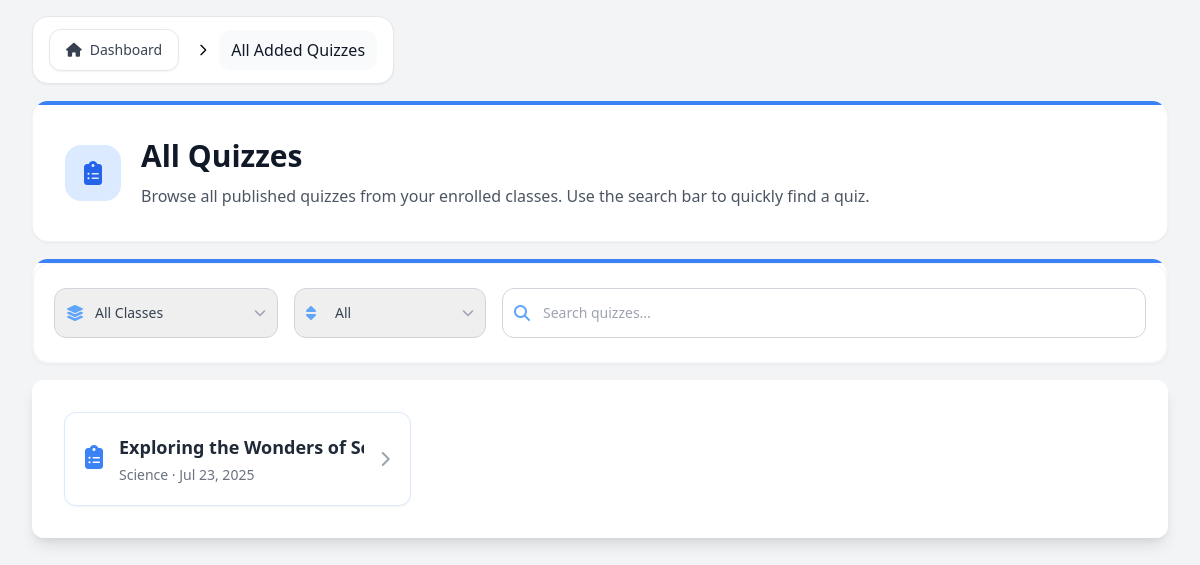
The page /Students/Contents/Pages/dashboardAllQuizzes.php (signed in) on the database as committed earlier.
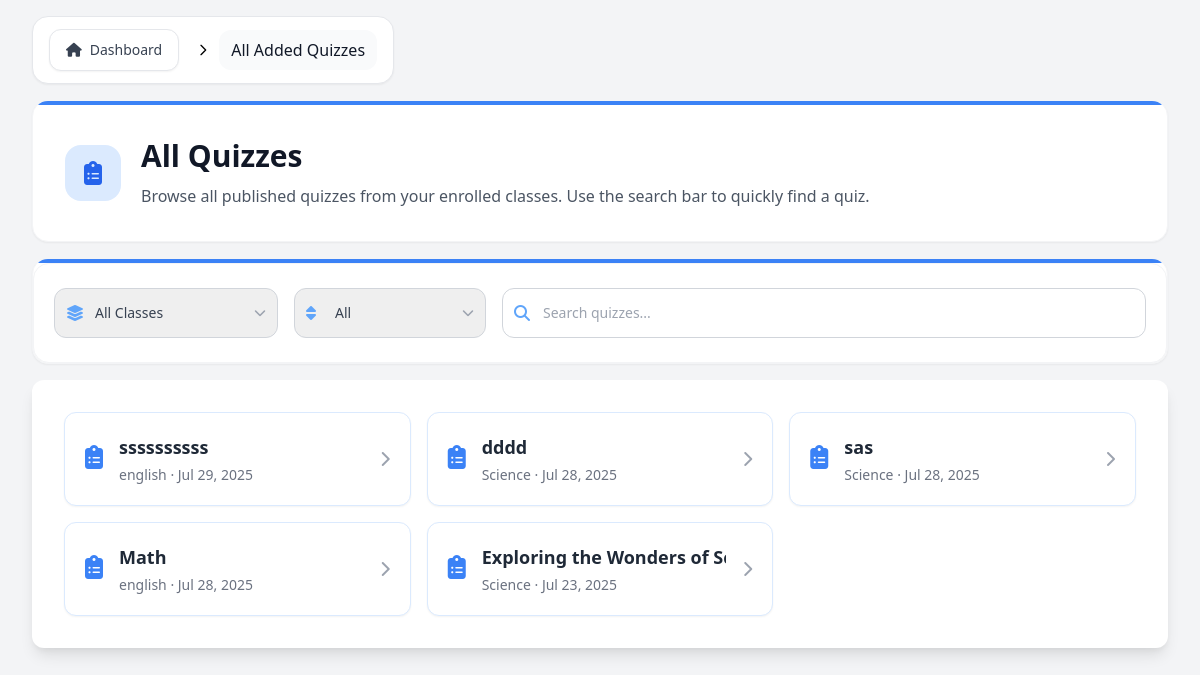
The same page on the database as committed later.
### tables this page shows
CREATE TABLE `quizzes_tb` (
  `quiz_id` int(11) NOT NULL,
  `class_id` int(11) NOT NULL,
  `th_id` varchar(255) NOT NULL,
  `quiz_title` varchar(255) NOT NULL,
  `quiz_description` text DEFAULT NULL,
  `quiz_topic` varchar(255) DEFAULT NULL,
  `time_limit` int(11) NOT NULL DEFAULT 30,
  `points_per_question` int(11) NOT NULL DEFAULT 1,
  `shuffle_questions` tinyint(1) NOT NULL DEFAULT 0,
  `show_results` tinyint(1) NOT NULL DEFAULT 1,
  `allow_retakes` tinyint(1) NOT NULL DEFAULT 0,
  `status` enum('draft','published','archived') NOT NULL DEFAULT 'draft',
  `created_at` timestamp NOT NULL DEFAULT current_timestamp(),
  `updated_at` timestamp NOT NULL DEFAULT current_timestamp() ON UPDATE current_timestamp(),
  `parent_quiz_id` int(11) DEFAULT NULL
);

CREATE TABLE `teacher_classes_tb` (
  `class_id` int(11) NOT NULL,
  `th_id` varchar(255) NOT NULL,
  `class_name` varchar(255) NOT NULL,
  `class_code` varchar(10) NOT NULL,
  `class_description` text DEFAULT NULL,
  `grade_level` varchar(20) NOT NULL,
  `strand` varchar(50) DEFAULT NULL,
  `status` enum('active','inactive','archived') NOT NULL DEFAULT 'active',
  `created_at` timestamp NOT NULL DEFAULT current_timestamp(),
  `updated_at` timestamp NOT NULL DEFAULT current_timestamp() ON UPDATE current_timestamp()
);

### Students/Functions/studentDashboardFunction.php (called while the page is built, shortened)
<?php
include_once '../../../Connection/conn.php';
$user_email = $_SESSION['user_email'];
$studentId = null;
$query = "SELECT st_id FROM students_profiles_tb WHERE st_email = ?";
$stmt = $conn->prepare($query);
$stmt->bind_param("s", $user_email);
$stmt->execute();
$result = $stmt->get_result();
if ($result->num_rows > 0) {
    $row = $result->fetch_assoc();
    $studentId = $row['st_id'];
}
function getSubjectFromClassName($className) {
    $classNameLower = strtolower($className);
    $subjectKeywords = [
        'english' => 'English',
        'math' => 'Math',
        'science' => 'Science',
        'history' => 'History',
        'arts' => 'Arts',
        'pe' => 'PE',
        'ict' => 'ICT',
        'home economics' => 'Home Economics',
    ];
    foreach ($subjectKeywords as $keyword => $subject) {
        if (strpos($classNameLower, $keyword) !== false) {
            return $subject;
        }
    }
    return 'Default';
}
$enrolledClasses = [];
if ($studentId) {
    $classQuery = "SELECT
                       tc.*,
                       (SELECT COUNT(DISTINCT ce.st_id) FROM class_enrollments_tb ce WHERE ce.class_id = tc.class_id AND ce.status = 'active') AS student_count,
                       (SELECT COUNT(q.quiz_id) FROM quizzes_tb q WHERE q.class_id = tc.class_id AND q.status = 'published') AS quiz_count
                   FROM teacher_classes_tb tc
                   INNER JOIN class_enrollments_tb ce_main ON tc.class_id = ce_main.class_id
                   WHERE ce_main.st_id = ? AND tc.status = 'active'
                   ORDER BY tc.created_at DESC";
    $classStmt = $conn->prepare($classQuery);
    $classStmt->bind_param("s", $studentId);
    $classStmt->execute();
    $classResult = $classStmt->get_result();
    while ($class = $classResult->fetch_assoc()) {
        $class['class_subject'] = getSubjectFromClassName($class['class_name']);
        $enrolledClasses[] = $class;
    }
}
if ($studentId) {
    $classIds = [];
    foreach ($enrolledClasses as $class) {
        $classIds[] = $class['class_id'];
    }
    if (!empty($classIds)) {
        $classIdsStr = implode(',', array_map('intval', $classIds));
    }
}
if (!empty($classIds)) {
    $quizQuery = "SELECT q.quiz_id, q.quiz_title, q.class_id, q.created_at, tc.class_name
                  FROM quizzes_tb q
                  JOIN teacher_classes_tb tc ON q.class_id = tc.class_id
                  WHERE q.class_id IN ($classIdsStr) AND q.status = 'published'
                  ORDER BY q.created_at DESC
                  LIMIT 5";
    $quizResult = $conn->query($quizQuery);
}
?>

### Students/Contents/Dashboard/dashboardQuizzesIncludes/dashboardQuizzesList.php (the view, shortened to what this page needs)
<div class="bg-white shadow-lg rounded-xl p-6 sm:p-8">
    <?php if ($totalItems): ?>
        <ul id="quizList" class="grid grid-cols-1 sm:grid-cols-2 lg:grid-cols-3 gap-4">
            <?php
            foreach ($paginatedQuizzes as $quiz):
            ?>
                <li>
                    <a href="../Pages/classDetails.php?class_id=<?php echo $quiz['class_id']; ?>#quiz-<?php echo $quiz['quiz_id']; ?>"
                        class="quiz-card flex items-center gap-4 bg-white hover:bg-gray-100 rounded-xl p-5 transition-all duration-200 ease-in-out group border border-blue-100 shadow-sm h-full">
                        <div class="flex-shrink-0">
                            <i class="fas fa-clipboard-list text-blue-500 text-2xl"></i>
                        </div>
                        <div class="flex-1 min-w-0">
                            <div class="text-lg font-semibold text-gray-800 group-hover:text-blue-700 transition-colors duration-200 truncate flex items-center gap-2">
                                <?php echo htmlspecialchars($quiz['quiz_title']); ?>
                            </div>
                            <div class="text-sm text-gray-500 mt-1 truncate">
                                <?php echo htmlspecialchars($quiz['class_name']); ?> &middot; <?php echo date('M d, Y', strtotime($quiz['created_at'])); ?>
                            </div>
                        </div>
                        <i class="fas fa-chevron-right text-gray-400 group-hover:text-blue-600 transition-colors duration-200 ml-auto"></i>
                    </a>
                </li>
            <?php endforeach; ?>
        </ul>
</div>
<?php endif; ?>

### Students/Contents/Pages/dashboardAllQuizzes.php (shortened to what this page needs)
<?php
include '../../Functions/studentDashboardFunction.php';
$allQuizzes = [];
if (!empty($classIds)) {
    $quizQuery = "SELECT q.quiz_id, q.quiz_title, q.class_id, q.created_at, tc.class_name
                  FROM quizzes_tb q
                  JOIN teacher_classes_tb tc ON q.class_id = tc.class_id
                  WHERE q.class_id IN ($classIdsStr) AND q.status = 'published'
                  ORDER BY q.created_at DESC";
    $quizResult = $conn->query($quizQuery);
    while ($quiz = $quizResult->fetch_assoc()) {
        $allQuizzes[] = $quiz;
    }
}
$classFilter = isset($_GET['class_id_filter']) ? $_GET['class_id_filter'] : '';
$sort = isset($_GET['sort']) ? $_GET['sort'] : '';
$itemsPerPage = 15;
$totalItems = count($allQuizzes);
$page = isset($_GET['page']) ? max(1, intval($_GET['page'])) : 1;
$startIndex = ($page - 1) * $itemsPerPage;
$paginatedQuizzes = array_slice($allQuizzes, $startIndex, $itemsPerPage);
?>
<!DOCTYPE html>
<html>
<head>
    <link href="https://cdn.jsdelivr.net/npm/tailwindcss@2.2.19/dist/tailwind.min.css" rel="stylesheet">
    <link rel="stylesheet" href="https://cdnjs.cloudflare.com/ajax/libs/font-awesome/6.4.2/css/all.min.css">
</head>
<body class="bg-gray-100 min-h-screen font-sans antialiased">
    <div class="max-w-8xl mx-auto py-4 px-4 sm:px-6 lg:px-8">
        <?php include "../Dashboard/dashboardQuizzesIncludes/dashboardQuizzesBreadcrumb.php" ?>
        <?php include "../Dashboard/dashboardQuizzesIncludes/dashboardQuizzesHeader.php" ?>
        <?php include "../Dashboard/dashboardQuizzesIncludes/dashboardQuizzesSearchFilter.php" ?>
        <?php include "../Dashboard/dashboardQuizzesIncludes/dashboardQuizzesList.php" ?>
    </div>
</body>
</html>

### Students/Contents/Dashboard/dashboardQuizzesIncludes/dashboardQuizzesBreadcrumb.php
<nav class="flex mb-4" aria-label="Breadcrumb">
    <div class="bg-white backdrop-blur-sm rounded-2xl border border-gray-100/60 shadow-sm px-4 py-3">
        <ol class="inline-flex items-center space-x-1 md:space-x-2">
            <li>
                <div class="flex items-center space-x-3">
                    <a href="../Dashboard/studentDashboard.php" class="bg-white hover:bg-gray-50 text-gray-700 px-4 py-2.5 rounded-xl flex items-center text-sm font-medium transition-all duration-200 shadow-sm hover:shadow-md border border-gray-400/50">
                        <i class="fas fa-home mr-2"></i> Dashboard
                    </a>
                </div>
            </li>
            <li>
                <div class="flex items-center">
                    <svg class="w-4 h-4 text-black mx-2" fill="none" stroke="currentColor" viewBox="0 0 24 24">
                        <path stroke-linecap="round" stroke-linejoin="round" stroke-width="2" d="M9 5l7 7-7 7"></path>
                    </svg>
                    <span class="px-3 py-2 text-gray-900 font-medium bg-gray-50 rounded-xl">
                        All Added Quizzes
                    </span>
                </div>
            </li>
        </ol>
    </div>
</nav>

### Students/Contents/Dashboard/dashboardQuizzesIncludes/dashboardQuizzesHeader.php
<div class="bg-white rounded-2xl shadow-sm border border-gray-100 mb-4 overflow-hidden">
    <div class="h-1 bg-blue-500"></div>
    <div class="p-8">
        <div class="flex items-center gap-5">
            <div class="flex-shrink-0 w-14 h-14 rounded-2xl bg-blue-100 flex items-center justify-center">
                <i class="fas fa-clipboard-list text-2xl text-blue-600"></i>
            </div>
            <div class="min-w-0 flex-1">
                <h1 class="text-3xl font-semibold text-gray-900 mb-2 leading-tight">
                    All Quizzes
                </h1>
                <p class="text-gray-600 text-base leading-relaxed">
                    Browse all published quizzes from your enrolled classes. Use the search bar to quickly find a quiz.
                </p>
            </div>
        </div>
    </div>
</div>

### Students/Contents/Dashboard/dashboardQuizzesIncludes/dashboardQuizzesSearchFilter.php (shortened to what this page needs)
<div class="bg-white rounded-2xl shadow-sm border border-gray-100 mb-4 overflow-hidden">
    <div class="h-1 bg-blue-500"></div>
    <form id="filterForm" method="get" class="flex flex-col md:flex-row gap-3 md:gap-4 items-stretch bg-white rounded-2xl shadow-sm px-5 py-6 border border-gray-100">
        <div class="relative w-full md:w-56 flex items-center">
            <span class="absolute left-3 inset-y-0 flex items-center pointer-events-none">
            </span>
            <select name="class_id_filter" id="class_id_filter"
                class="block w-full pl-10 pr-9 py-2.5 rounded-xl border border-gray-300 text-sm transition appearance-none text-gray-700 font-medium"
                style="height: 50px;"
                onchange="document.getElementById('filterForm').submit()">
                <option value="all" <?php if ($classFilter == '' || $classFilter == 'all') echo 'selected'; ?>>All Classes</option>
            </select>
            <span class="absolute right-3 inset-y-0 flex items-center pointer-events-none">
            </span>
        </div>
        <div class="relative w-full md:w-48 flex items-center">
            <span class="absolute left-3 inset-y-0 flex items-center pointer-events-none">
            </span>
            <select name="sort" id="sortQuizzes"
                class="block w-full pl-10 pr-9 py-2.5 rounded-xl border border-gray-300 text-sm transition appearance-none text-gray-700 font-medium"
                style="height: 50px;"
                onchange="document.getElementById('filterForm').submit()">
                <option value="all" <?php if ($sort == '' || $sort == 'all') echo 'selected'; ?>>All</option>
            </select>
            <span class="absolute right-3 inset-y-0 flex items-center pointer-events-none">
            </span>
        </div>
        <div class="relative flex-1 flex items-center">
            <span class="absolute left-3 inset-y-0 flex items-center pointer-events-none">
            </span>
            <input type="text" id="quizSearch" placeholder="Search quizzes..." autocomplete="off"
                class="block w-full pl-10 pr-4 py-2.5 rounded-xl border border-gray-300 text-sm transition font-medium"
                style="height: 50px;"
            />
        </div>
    </form>
</div>

### Students/Contents/Pages/dashboardAllQuizzes.php (style rules this page uses)
.quiz-card { transition: box-shadow 0.2s, transform 0.2s; }

Rows that differ between the two databases and show on the page:
added quizzes_tb: quiz_title "ssssssssss", class.class_name "english", created_at "Jul 29, 2025"
added quizzes_tb: quiz_title "dddd", class.class_name "Science", created_at "Jul 28, 2025"
added quizzes_tb: quiz_title "sas", class.class_name "Science", created_at "Jul 28, 2025"
added quizzes_tb: quiz_title "Math", class.class_name "english", created_at "Jul 28, 2025"
